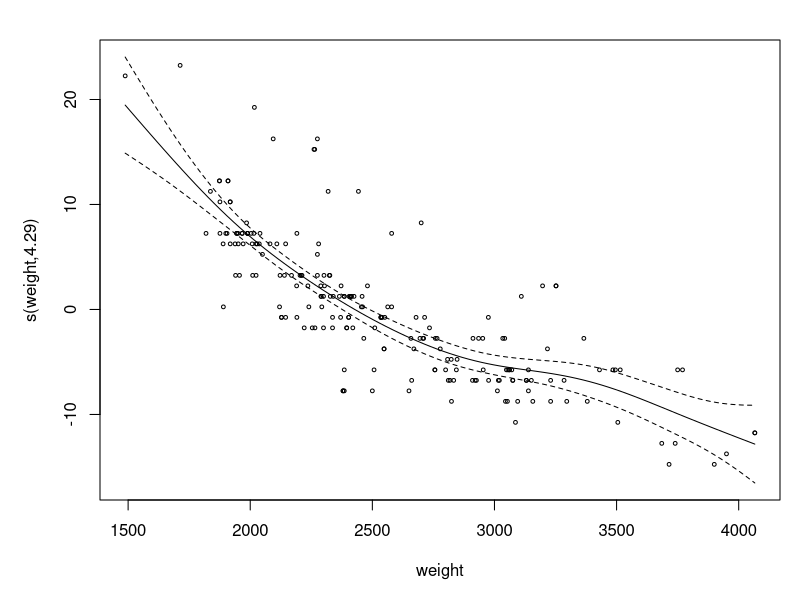
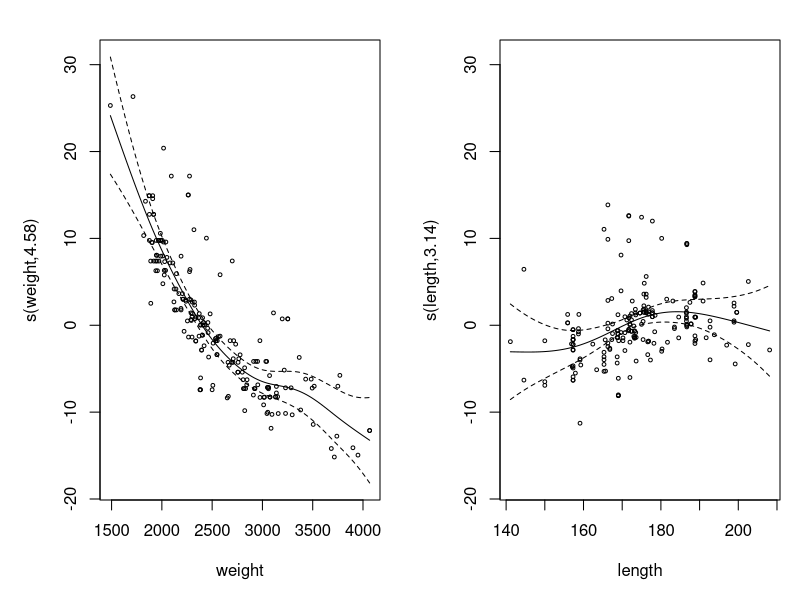
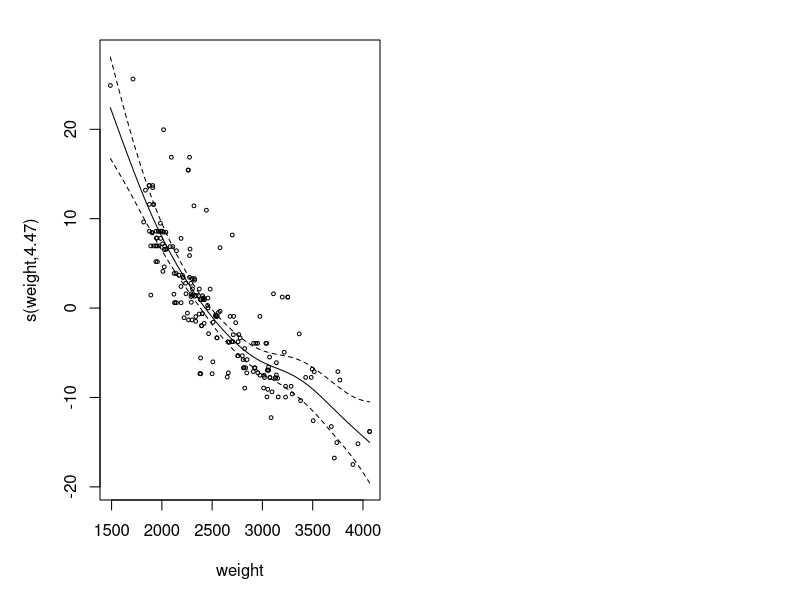

Source code (R) for these figures, in order: (Note: this script raises an error after producing the figures.)
## ---- chunk 1
knitr::opts_chunk$set(comment=NA, echo=TRUE, warning=TRUE, message=TRUE)
## ---- chunk 2
# import packages
# library(gamair)  # `mpg` dataset
# library(MASS)  # `mcycle` dataset
library(mgcv)
library(readr)
## ---- chunk 3
# import data
#mpg <- read_csv("mpg.csv")
mpg <- read.csv("mpg.csv", stringsAsFactors = TRUE)
## ---- chunk 4
str(mpg)
## ---- chunk 5
# Examine the mpg data frame
head(mpg)
## ---- chunk 6
#mpg["fuel"] <- as.factor(mpg["fuel"])
## ---- chunk 7
model <- gam(hw.mpg ~ s(weight), data = mpg, method = "REML")
summary(model)
## ---- chunk 8
plot(
  model, 
  all.terms = TRUE, 
  pages = 1, 
  residuals = TRUE, 
  pch = 1, 
  shade = TRUE, 
  rug = FALSE, 
  cex = 0.5
)
## ---- chunk 9
model2 <- gam(hw.mpg ~ s(weight) + s(length), data = mpg, method = "REML")
summary(model2)
## ---- chunk 10
plot(
  model2, 
  all.terms = TRUE, 
  pages = 1, 
  residuals = TRUE, 
  pch = 1, 
  shade = TRUE, 
  rug = FALSE, 
  cex = 0.5
)
## ---- chunk 11
model2 <- gam(hw.mpg ~ s(weight) + length, data = mpg, method = "REML")
summary(model2)
## ---- chunk 12
plot(
  model2, 
  all.terms = TRUE, 
  pages = 1, 
  residuals = TRUE, 
  pch = 1, 
  shade = TRUE, 
  rug = FALSE, 
  cex = 0.5
)
## ---- chunk 13
model2b <- gam(hw.mpg ~ s(weight) + s(length, sp = 1000), data = mpg, method = "REML")
summary(model2b)
## ---- chunk 14
plot(
  model2b, 
  all.terms = TRUE, 
  pages = 1, 
  residuals = TRUE, 
  pch = 1, 
  shade = TRUE, 
  rug = FALSE, 
  cex = 0.5
)
## ---- chunk 15
model3 <- gam(hw.mpg ~ s(weight) + fuel, data = mpg, method = "REML")
summary(model3)
## ---- chunk 16
plot(
  model3, 
  all.terms = TRUE, 
  pages = 1, 
  residuals = TRUE, 
  pch = 1, 
  shade = TRUE, 
  rug = FALSE, 
  cex = 0.5
)
## ---- chunk 17
model4 <- gam(hw.mpg ~ s(weight, by = fuel), data = mpg, method = "REML")
summary(model4)
## ---- chunk 18
plot(model4, all.terms = TRUE, pages = 1, shade = TRUE, rug = FALSE)
## ---- chunk 19
model4b <- gam(hw.mpg ~ s(weight, by = fuel) + fuel, data = mpg, method = "REML")
summary(model4b)
## ---- chunk 20
plot(model4b, all.terms = TRUE, pages = 1, shade = TRUE, rug = FALSE)
## ---- chunk 21
# Fit the model
mod_city <- gam(city.mpg ~ s(weight) + s(length) + s(price), data = mpg, method = "REML")
summary(mod_city)
## ---- chunk 22
# Plot the model
plot(mod_city, pages = 1)
## ---- chunk 23
# Fit the model
mod_city2 <- gam(
  city.mpg ~ s(weight) + s(length) + s(price) + fuel + drive + style, 
  data = mpg, 
  method = "REML"
)
summary(mod_city2)
## ---- chunk 24
# Plot the model
plot(mod_city2, all.terms = TRUE, pages = 1)
## ---- chunk 25
# Fit the model
mod_city3 <- gam(
  city.mpg ~ s(weight, by = drive) + s(length, by = drive) + s(price, by = drive) + drive, 
  data = mpg, 
  method = "REML"
)
summary(mod_city3)
## ---- chunk 26
# Plot the model
plot(mod_city3, pages = 1)
## ---- chunk 27
mod_hwy <- gam(
  hw.mpg ~ s(weight) + s(rpm) + s(price) + s(comp.ratio) + s(width) + fuel,
  data = mpg, 
  method = "REML"
)

summary(mod_hwy)
## ---- chunk 28
plot(
  mod_hwy, 
  select = 1, 
  residuals = TRUE, 
  pch = 1, 
  shade = TRUE, 
  rug = FALSE, 
  cex = 0.5)
## ---- chunk 29
plot(
  mod_hwy, 
  select = 4, 
  residuals = TRUE, 
  pch = 1, 
  shade = TRUE, 
  rug = FALSE, 
  cex = 0.5
)
## ---- chunk 30
plot(
  mod_hwy, 
  select = 1, 
  residuals = TRUE, 
  pch = 1, 
  shade = TRUE, 
  rug = FALSE, 
  cex = 0.5
)
abline(h = 0, col = "red")
## ---- chunk 31
plot(
  mod_hwy, 
  select = 3, 
  residuals = TRUE, 
  pch = 1,
  shade = TRUE, 
  rug = FALSE, 
  cex = 0.5
)
abline(h = 0, col = "red")
## ---- chunk 32
plot(
  mod_hwy, 
  select = 3, 
  residuals = TRUE, 
  pch = 1,
  shade = TRUE, 
  rug = FALSE, 
  cex = 0.5
)
abline(h = 0, col = "red")
## ---- chunk 33
plot(
  mod_hwy, 
  select = 4, 
  residuals = TRUE, 
  pch = 1,
  shade = TRUE, 
  rug = FALSE, 
  cex = 0.5
)
abline(h = 0, col = "red")
## ---- chunk 34
plot(
  mod_hwy, 
  select = 5, 
  residuals = TRUE, 
  pch = 1,
  shade = TRUE, 
  rug = FALSE, 
  cex = 0.5
)
abline(h = 0, col = "red")
## ---- chunk 35
# 1/2

# Fit the model
mod_city4 <- gam(
  city.mpg ~ s(weight) + s(length) + s(price) + s(rpm) + s(width), 
  data = mpg, 
  method = "REML"
)

# View the summary
summary(mod_city4)
## ---- chunk 36
summary(mod_city4)
## ---- chunk 37
# Fit the model
mod <- gam(hw.mpg ~ s(weight) + s(rpm) + s(price) + comp.ratio, data = mpg, method = "REML")
summary(mod)
## ---- chunk 38
# Plot the price effect
plot(mod, select = c(3))
## ---- chunk 39
# Plot all effects
plot(mod, pages = 1, all.terms = TRUE)
## ---- chunk 40
# Fit the model
mod <- gam(hw.mpg ~ s(weight) + s(rpm) + s(price) + comp.ratio, data = mpg, method = "REML")
## ---- chunk 41
# Plot the weight effect with colored shading
plot(mod, select = 1, shade = TRUE, shade.col = "hotpink")
## ---- chunk 42
# Make another plot adding the intercept value and uncertainty
plot(mod, select = 1, shift = coef(mod)[1], seWithMean = TRUE)
## ---- chunk 43
# 1/2

# Fit the model
mod <- gam(hw.mpg ~ s(length) + s(width) + s(height) + s(weight), data = mpg, method = "REML")

# Check overall concurvity
concurvity(mod, full = TRUE)
## ---- chunk 44
# 1/2

# Fit the model
mod <- gam(hw.mpg ~ s(length) + s(width) + s(height) + s(weight), data = mpg, method = "REML")

# Check pairwise concurvity
concurvity(mod, full = FALSE)
## ---- chunk 45
model4b <- gam(
  hw.mpg ~ s(weight, by = fuel) + fuel, 
  data = mpg, 
  method = "REML"
)
summary(model4b) 
## ---- chunk 46
plot(model4b, all.terms = TRUE, pages = 1, shade = TRUE, rug = FALSE)
## ---- chunk 47
model4c <- gam(
  hw.mpg ~ s(weight, fuel, bs = "fs"),
  data = mpg, 
  method = "REML"
)
 
summary(model4c)
## ---- chunk 48
plot(model4c)
